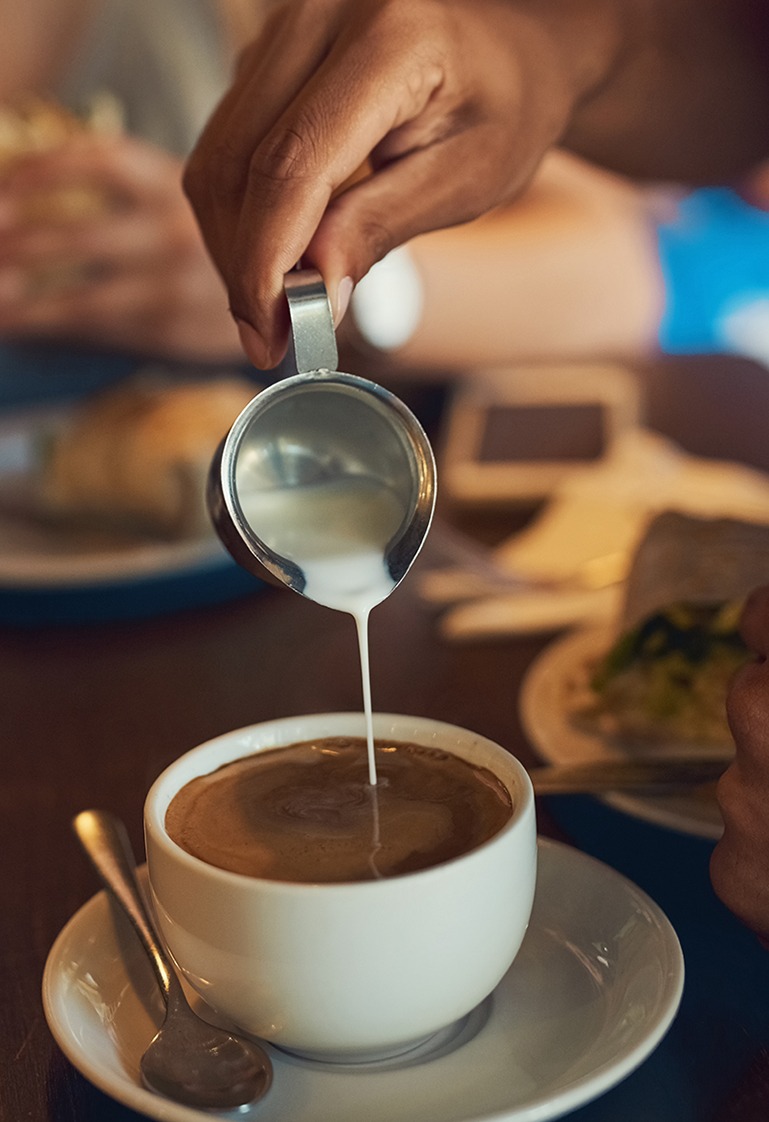
#> input picture coffee.jpg, 769 x 1122 px, given in place of the camera
$ python 'openCV - video capture.py'   (older library calls are emulated)
#> lines starting #> are read from the running program, lines starting #| are printed output that depends on the picture; after the words box and inside, x2 and y2 are one past the last pixel; in counts of white or black regions, pixels touching at a corner belong together

# coding: utf-8

# In[8]:


import cv2
import urllib
import numpy as np
import requests
import matplotlib.pyplot as plt

cap = cv2.VideoCapture(0)

while True:
    # Capture frame-by-frame
	ret,frame = cap.read()
#> frame is the input picture: shape (1122, 769, 3); mean B, G, R 72.8, 88.8, 112.2

	if ret == True:
		gray_img = cv2.cvtColor(frame,cv2.COLOR_BGR2GRAY)
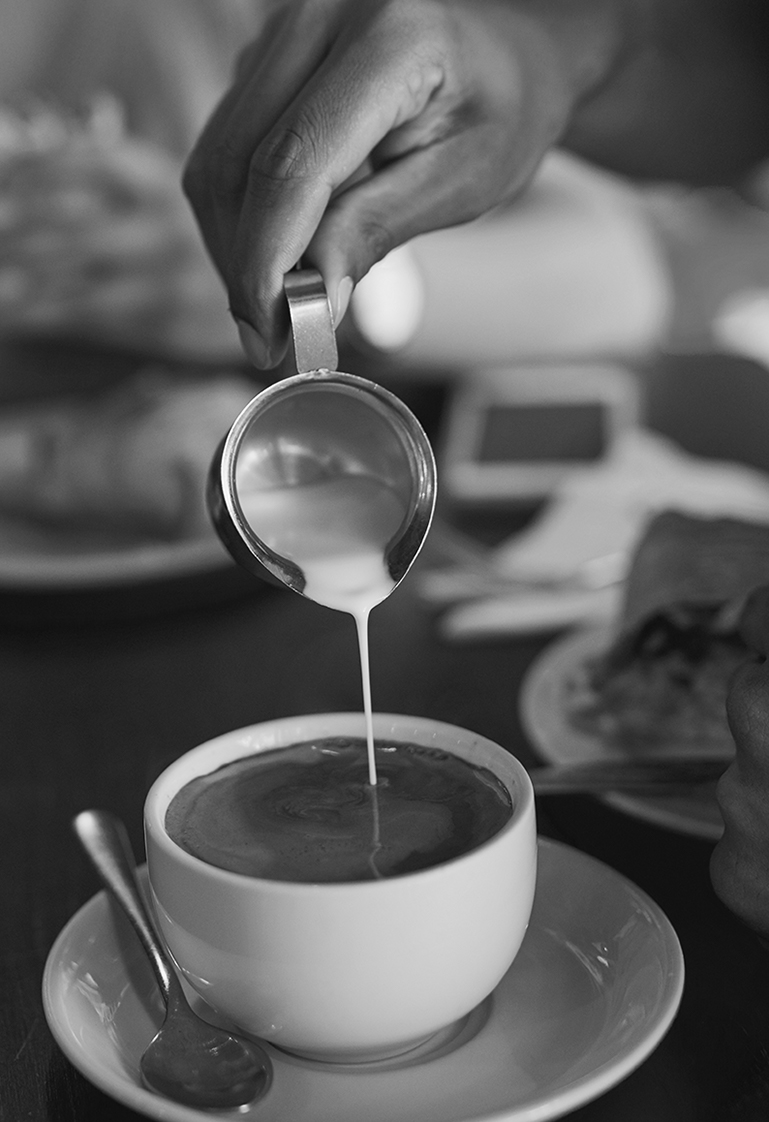
#> gray_img: shape (1122, 769); min 0, max 255, mean 94

		#set threshold to the image 127 - lowerbound 255-upper bound it converts image to either white 1 or black 0
		#ret,thresh1 = cv2.threshold(gray_img,127,255,cv2.THRESH_BINARY)      #global thresholding
		#gray_img = thresh1

		gray_img = cv2.adaptiveThreshold(gray_img,255,cv2.ADAPTIVE_THRESH_GAUSSIAN_C,cv2.THRESH_BINARY,11,2)
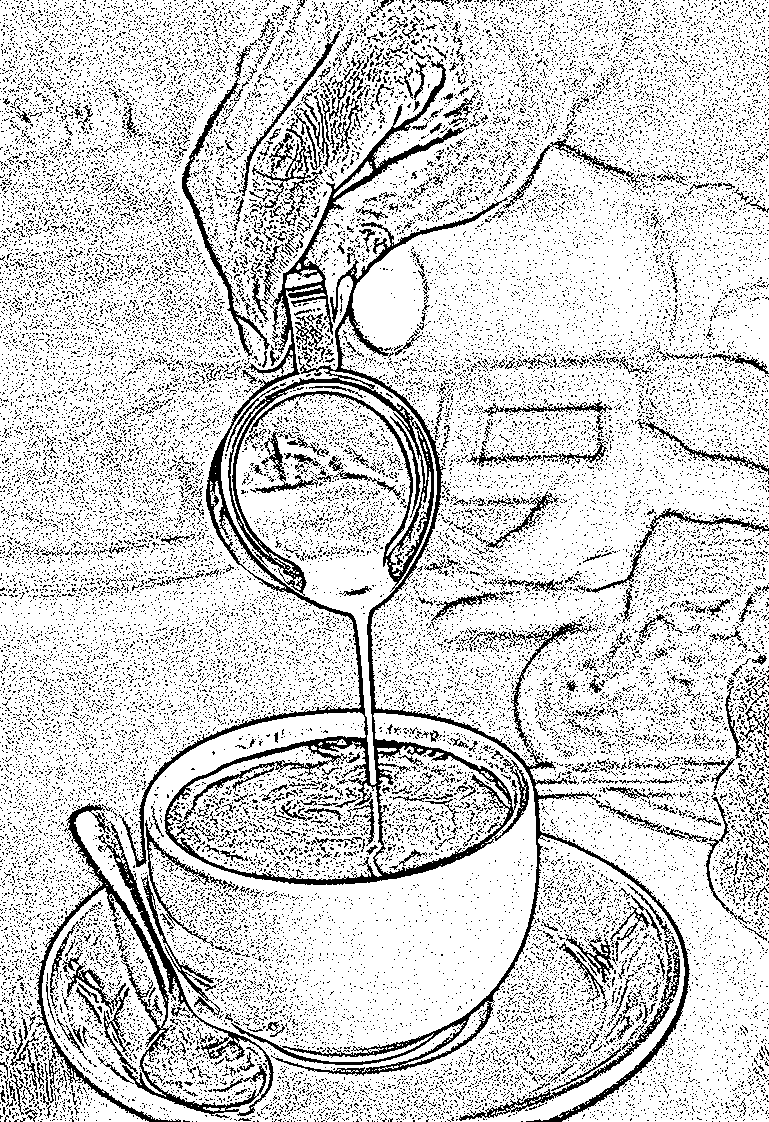
#> gray_img: shape (1122, 769); 81.5% white; black in thin lines or dots
        #plt.imshow(gray_img)
        #plt.show()
		_,contor,_ = cv2.findContours(gray_img,cv2.RETR_EXTERNAL,cv2.CHAIN_APPROX_SIMPLE)
#> contor = 129 contours, 119 with area under 20; largest, box (x1, y1, x2, y2) and area: (0, 0, 769, 1122) 784292, (167, 741, 383, 880) 21386, (375, 746, 511, 874) 10914, (390, 471, 431, 572) 645, (285, 269, 323, 288) 349
		print("no of shapes {0}".format(len(contor)))
#| no of shapes 129

		for cnt in contor:
			epsilon = 0.1*cv2.arcLength(cnt,True)
			approx = cv2.approxPolyDP(cnt,epsilon,True)
			cnt = approx
			rect = cv2.minAreaRect(cnt)
			box = cv2.boxPoints(rect)
			box = np.int0(box)
			cv2.drawContours(frame,[box],0,(0,255,0),3)
#> this loop made 129 passes
#> (epsilon, rect, box) on passes 2, 3, 4, 6, 7, 8, 9: (0, ((576, 1109), (0, 0), -90), [[576, 1109], [576, 1109], [576, 1109], [576, 1109]]), (0, ((599, 1096), (0, 0), -90), [[599, 1096], [599, 1096], [599, 1096], [599, 1096]]), (0, ((604, 1093), (0, 0), -90), [[604, 1093], [604, 1093], [604, 1093], [604, 1093]]), (0, ((612, 1087), (0, 0), -90), [[612, 1087], [612, 1087], [612, 1087], [612, 1087]]), (0, ((620, 1081), (0, 0), -90), [[620, 1081], [620, 1081], [620, 1081], [620, 1081]]), (0, ((622, 1080), (0, 0), -90), [[622, 1080], [622, 1080], [622, 1080], [622, 1080]]), (0.2, ((624.5, 1078), (0, 1), -90), [[625, 1078], [624, 1078], [624, 1078], [625, 1078]])
#> (epsilon, approx, rect, box) on passes 1, 5, 15, 20: (0.624, [[568, 1112], [566, 1113], [566, 1114]], ((566.8, 1112.8), (2.83, 0.707), -45), [[566, 1114], [565, 1113], [567, 1111], [568, 1112]]), (0.283, [[607, 1090], [606, 1091]], ((606.5, 1090.5), (1.41, 0), -45), [[606, 1091], [606, 1091], [607, 1090], [607, 1090]]), (0.483, [[376, 1069], [374, 1070]], ((375, 1069.5), (2.24, 0), -26.57), [[374, 1070], [374, 1070], [376, 1069], [376, 1069]]), (0.2, [[373, 1052], [373, 1053]], ((373, 1052.5), (1, 0), -90), [[373, 1053], [373, 1053], [373, 1052], [373, 1052]])
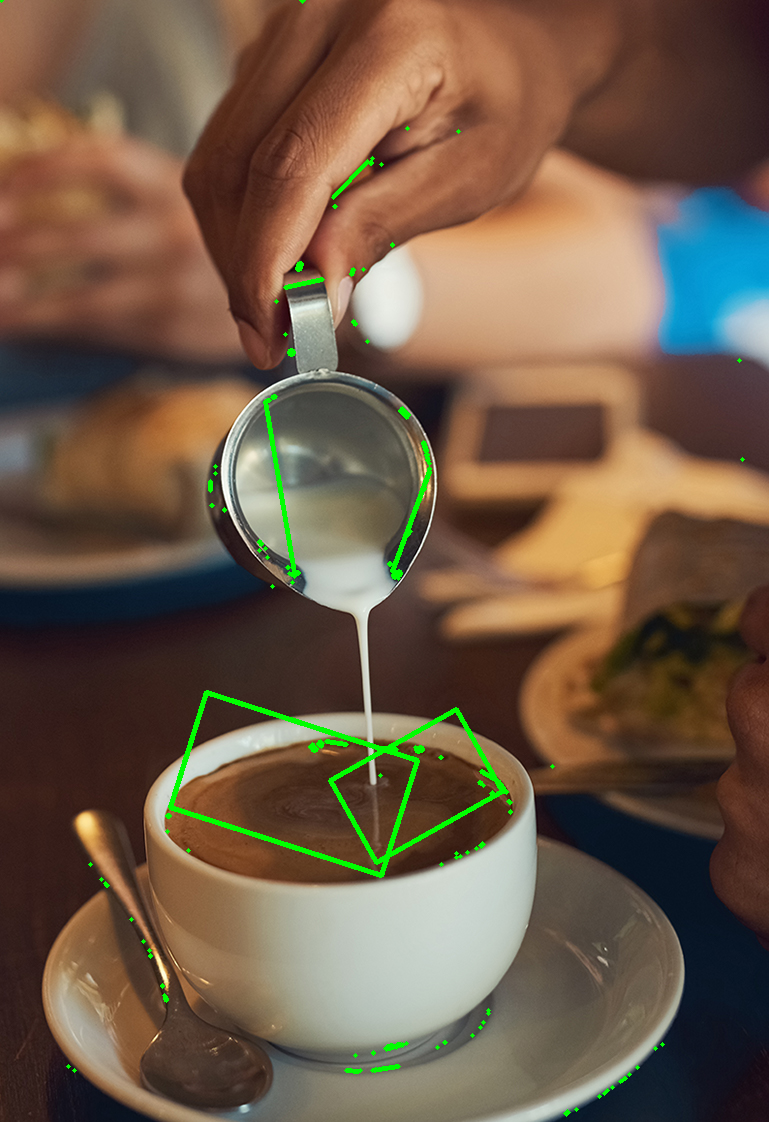
#> frame: shape (1122, 769, 3); 1.2% of pixels changed, all inside (x1, y1, x2, y2) = (0, 0, 745, 1117)

		cv2.imshow('frame',frame);

		if cv2.waitKey(1) & 0xFF == ord('q'):
#> (key q is pressed here)
			break;
	else:
		break;

#check if optimization is enabled
cv2.useOptimized()
